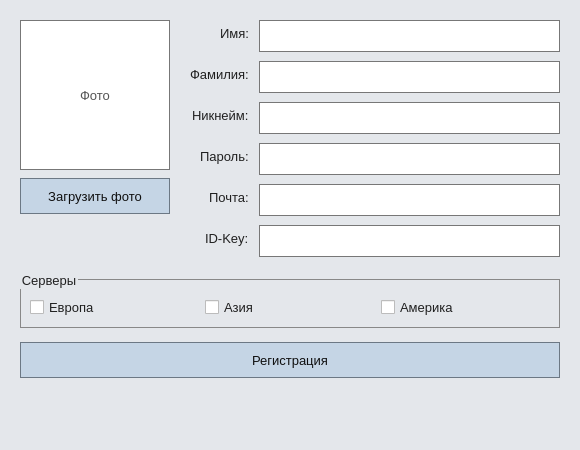
<?xml version="1.0" encoding="UTF-8"?>
<ui version="4.0">
 <class>MainWindow</class>
 <widget class="QMainWindow" name="MainWindow">
  <property name="geometry">
   <rect>
    <x>0</x>
    <y>0</y>
    <width>580</width>
    <height>450</height>
   </rect>
  </property>
  <property name="minimumSize">
   <size>
    <width>580</width>
    <height>450</height>
   </size>
  </property>
  <property name="windowTitle">
   <string>Регистрация</string>
  </property>
  <property name="styleSheet">
   <string notr="true">
QWidget#centralwidget {
    background-color: #e4e7eb;
}

QLabel {
    color: #202020;
    font-size: 13px;
}

QLineEdit {
    min-height: 28px;
    color: #202020;
    background-color: #ffffff;
    border: 1px solid #777777;
    padding: 1px 5px;
    font-size: 13px;
}

QLineEdit:focus {
    border: 1px solid #245b91;
}

QPushButton {
    min-height: 28px;
    color: #101010;
    background-color: #c5d5e5;
    border: 1px solid #6c7884;
    padding: 3px 9px;
    font-size: 13px;
}

QPushButton:hover {
    background-color: #b5c9dc;
}

QPushButton:pressed {
    background-color: #9fb8cf;
}

QGroupBox {
    color: #202020;
    border: 1px solid #888888;
    margin-top: 8px;
    padding-top: 8px;
    font-size: 13px;
}

QCheckBox {
    color: #202020;
    font-size: 13px;
}
   </string>
  </property>
  <widget class="QWidget" name="centralwidget">
   <layout class="QVBoxLayout" name="mainLayout">
    <property name="spacing">
     <number>14</number>
    </property>
    <property name="leftMargin">
     <number>20</number>
    </property>
    <property name="topMargin">
     <number>20</number>
    </property>
    <property name="rightMargin">
     <number>20</number>
    </property>
    <property name="bottomMargin">
     <number>20</number>
    </property>
    <item>
     <layout class="QHBoxLayout" name="contentLayout">
      <property name="spacing">
       <number>20</number>
      </property>
      <item>
       <layout class="QVBoxLayout" name="photoLayout">
        <property name="spacing">
         <number>8</number>
        </property>
        <item>
         <widget class="QLabel" name="photoLabel">
          <property name="minimumSize">
           <size>
            <width>150</width>
            <height>150</height>
           </size>
          </property>
          <property name="maximumSize">
           <size>
            <width>150</width>
            <height>150</height>
           </size>
          </property>
          <property name="styleSheet">
           <string notr="true">
background-color: #ffffff;
border: 1px solid #777777;
color: #555555;
           </string>
          </property>
          <property name="text">
           <string>Фото</string>
          </property>
          <property name="scaledContents">
           <bool>false</bool>
          </property>
          <property name="alignment">
           <set>Qt::AlignmentFlag::AlignCenter</set>
          </property>
         </widget>
        </item>
        <item>
         <widget class="QPushButton" name="loadPhotoButton">
          <property name="text">
           <string>Загрузить фото</string>
          </property>
         </widget>
        </item>
        <item>
         <spacer name="photoSpacer">
          <property name="orientation">
           <enum>Qt::Orientation::Vertical</enum>
          </property>
          <property name="sizeHint" stdset="0">
           <size>
            <width>20</width>
            <height>40</height>
           </size>
          </property>
         </spacer>
        </item>
       </layout>
      </item>
      <item>
       <layout class="QFormLayout" name="formLayout">
        <property name="labelAlignment">
         <set>Qt::AlignmentFlag::AlignRight|Qt::AlignmentFlag::AlignTrailing|Qt::AlignmentFlag::AlignVCenter</set>
        </property>
        <property name="horizontalSpacing">
         <number>10</number>
        </property>
        <property name="verticalSpacing">
         <number>9</number>
        </property>
        <item row="0" column="0">
         <widget class="QLabel" name="nameLabel">
          <property name="text">
           <string>Имя:</string>
          </property>
         </widget>
        </item>
        <item row="1" column="0">
         <widget class="QLabel" name="surnameLabel">
          <property name="text">
           <string>Фамилия:</string>
          </property>
         </widget>
        </item>
        <item row="1" column="1">
         <widget class="QLineEdit" name="surnameEdit"/>
        </item>
        <item row="2" column="0">
         <widget class="QLabel" name="nicknameLabel">
          <property name="text">
           <string>Никнейм:</string>
          </property>
         </widget>
        </item>
        <item row="2" column="1">
         <widget class="QLineEdit" name="nicknameEdit"/>
        </item>
        <item row="3" column="0">
         <widget class="QLabel" name="passwordLabel">
          <property name="text">
           <string>Пароль:</string>
          </property>
         </widget>
        </item>
        <item row="3" column="1">
         <widget class="QLineEdit" name="passwordEdit">
          <property name="echoMode">
           <enum>QLineEdit::EchoMode::Password</enum>
          </property>
         </widget>
        </item>
        <item row="4" column="0">
         <widget class="QLabel" name="emailLabel">
          <property name="text">
           <string>Почта:</string>
          </property>
         </widget>
        </item>
        <item row="4" column="1">
         <widget class="QLineEdit" name="emailEdit"/>
        </item>
        <item row="5" column="0">
         <widget class="QLabel" name="idKeyLabel">
          <property name="text">
           <string>ID-Key:</string>
          </property>
         </widget>
        </item>
        <item row="5" column="1">
         <widget class="QLineEdit" name="idKeyEdit"/>
        </item>
        <item row="0" column="1">
         <widget class="QLineEdit" name="nameEdit">
          <property name="placeholderText">
           <string/>
          </property>
         </widget>
        </item>
       </layout>
      </item>
     </layout>
    </item>
    <item>
     <widget class="QGroupBox" name="serversGroup">
      <property name="title">
       <string>Серверы</string>
      </property>
      <layout class="QHBoxLayout" name="serversLayout">
       <item>
        <widget class="QCheckBox" name="europeCheckBox">
         <property name="text">
          <string>Европа</string>
         </property>
        </widget>
       </item>
       <item>
        <widget class="QCheckBox" name="asiaCheckBox">
         <property name="text">
          <string>Азия</string>
         </property>
        </widget>
       </item>
       <item>
        <widget class="QCheckBox" name="americaCheckBox">
         <property name="text">
          <string>Америка</string>
         </property>
        </widget>
       </item>
      </layout>
     </widget>
    </item>
    <item>
     <widget class="QPushButton" name="registerButton">
      <property name="minimumSize">
       <size>
        <width>0</width>
        <height>36</height>
       </size>
      </property>
      <property name="text">
       <string>Регистрация</string>
      </property>
     </widget>
    </item>
    <item>
     <widget class="QLabel" name="statusLabel">
      <property name="styleSheet">
       <string notr="true">
color: #8b2020;
font-size: 13px;
       </string>
      </property>
      <property name="text">
       <string/>
      </property>
      <property name="alignment">
       <set>Qt::AlignmentFlag::AlignCenter</set>
      </property>
      <property name="wordWrap">
       <bool>true</bool>
      </property>
     </widget>
    </item>
    <item>
     <spacer name="bottomSpacer">
      <property name="orientation">
       <enum>Qt::Orientation::Vertical</enum>
      </property>
      <property name="sizeHint" stdset="0">
       <size>
        <width>20</width>
        <height>20</height>
       </size>
      </property>
     </spacer>
    </item>
   </layout>
  </widget>
 </widget>
 <resources/>
 <connections/>
</ui>
